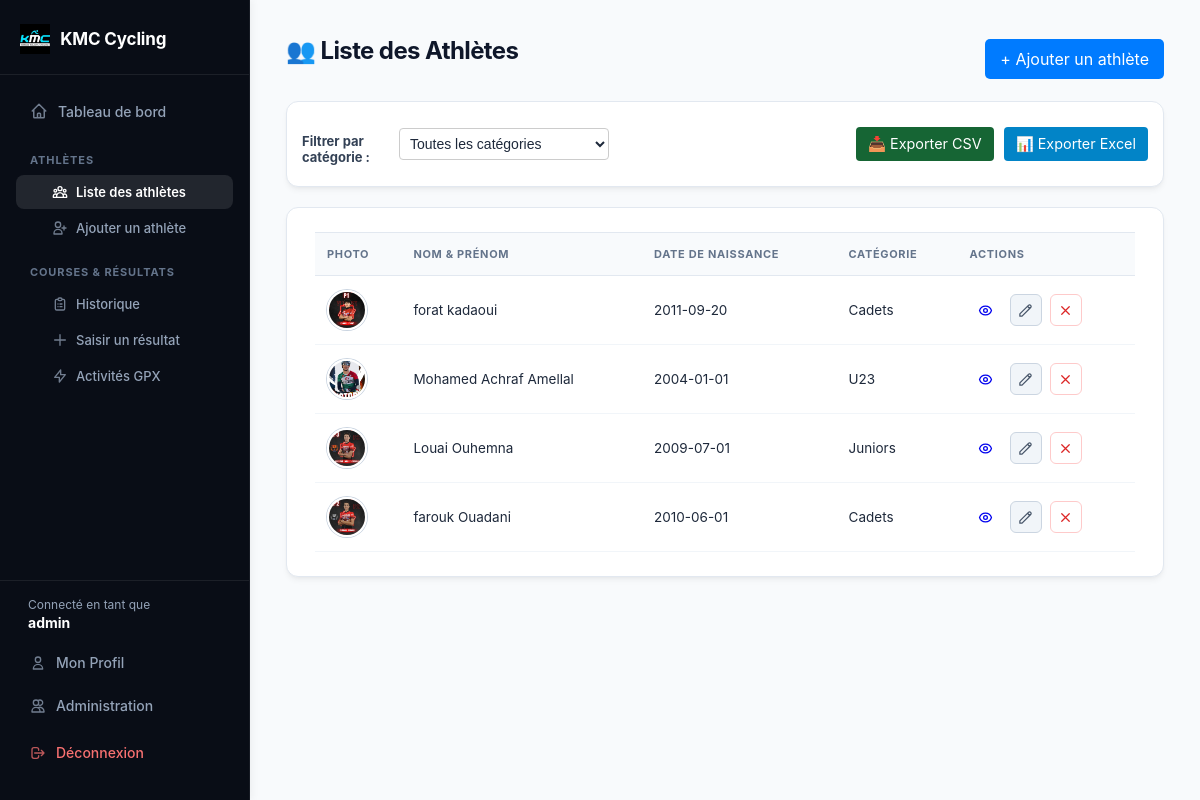
Page /athletes (signed in) on the committed database.
### tables this page shows
CREATE TABLE athletes (
            id INTEGER PRIMARY KEY AUTOINCREMENT,
            nom TEXT NOT NULL,
            prenom TEXT NOT NULL,
            date_naissance TEXT,
            categorie TEXT,
            nom_fichier TEXT
        , user_id INTEGER);

### app.py (the view)
@app.route("/athletes")
def liste_athletes():
    categorie = request.args.get("categorie", "")
    conn = get_db_connection()
    if categorie:
        athletes = conn.execute(
            "SELECT * FROM athletes WHERE categorie = ?", (categorie,)
        ).fetchall()
    else:
        athletes = conn.execute("SELECT * FROM athletes").fetchall()
    conn.close()
    return render_template(
        "athletes.html",
        athletes=athletes,
        categorie_selectionnee=categorie,
        categories=CATEGORIES,
    )

### app.py (called while the page is built)
def get_db_connection():
    conn = sqlite3.connect("cyclisme.db")
    conn.row_factory = sqlite3.Row
    conn.execute("PRAGMA foreign_keys = ON;")
    return conn

@app.after_request
def add_header(response):
    response.headers["Cache-Control"] = (
        "no-cache, no-store, must-revalidate, post-check=0, pre-check=0, max-age=0"
    )
    response.headers["Pragma"] = "no-cache"
    response.headers["Expires"] = "-1"
    return response

### templates/athletes.html (shortened to what this page needs)
<!DOCTYPE html>
<html lang="fr">
<head>
    <link rel="stylesheet" href="{{ url_for('static', filename='style.css') }}">
</head>
<body>
    <div class="app-layout">
        {% include 'sidebar.html' %}
        <main class="content">
            <div class="container">
                <div style="display: flex; justify-content: space-between; align-items: center; margin-bottom: 20px;">
                    <h1>👥 Liste des Athlètes</h1>
                    {% if session.get('role') == 'admin' %}
                        <a href="{{ url_for('ajouter_athlete') }}" class="btn btn-primary" style="padding: 10px 15px; background: #007bff; color: white; text-decoration: none; border-radius: 5px;">+ Ajouter un athlète</a>
                    {% endif %}
                </div>
                <div class="card" style="margin-bottom: 20px; padding: 15px;">
                    <form method="GET" action="{{ url_for('liste_athletes') }}" style="display: flex; gap: 15px; align-items: center; flex-wrap: wrap;">
                        <div style="display: flex; align-items: center; gap: 8px;">
                            <label for="categorie" style="font-weight: bold;">Filtrer par catégorie :</label>
                            <select name="categorie" id="categorie" class="form-control" style="padding: 6px; border-radius: 4px; border: 1px solid #ccc;" onchange="this.form.submit()">
                                <option value="">Toutes les catégories</option>
                            </select>
                        </div>
                        <div style="margin-left: auto; display: flex; gap: 10px;">
                            <a href="{{ url_for('export_athletes_csv', categorie=categorie_selectionnee) }}" class="btn" style="background: #166534; color: white; padding: 8px 12px; text-decoration: none; border-radius: 4px; font-size: 0.9rem;">📥 Exporter CSV</a>
                            <a href="{{ url_for('export_athletes_excel', categorie=categorie_selectionnee) }}" class="btn" style="background: #0284c7; color: white; padding: 8px 12px; text-decoration: none; border-radius: 4px; font-size: 0.9rem;">📊 Exporter Excel</a>
                        </div>
                    </form>
                </div>
                <div class="card">
                    <table>
                        <thead>
                            <tr>
                                <th>Photo</th>
                                <th>Nom & Prénom</th>
                                <th>Date de naissance</th>
                                <th>Catégorie</th>
                                <th>Actions</th>
                            </tr>
                        </thead>
                        <tbody>
                            {% for a in athletes %}
                            <tr>
                                <td>
                                    {% if a.nom_fichier %}
                                        <img src="{{ url_for('static', filename='uploads/' + a.nom_fichier) }}" class="avatar-athlete">
                                    {% else %}
                                        <span class="avatar-placeholder">{{ a.prenom[0] }}{{ a.nom[0] }}</span>
                                    {% endif %}
                                </td>
                                <td>{{ a.prenom }} {{ a.nom }}</td>
                                <td>{{ a.date_naissance or '-' }}</td>
                                <td>{{ a.categorie or '-' }}</td>
                                <td>
                                    <div class="groupe-actions">
                                        <a href="{{ url_for('profil_athlete', id=a.id) }}" class="btn-icone btn-voir" title="Voir le profil">
                                        </a>
                                        {% if session.get('role') == 'admin' %}
                                            <a href="{{ url_for('modifier_athlete', id=a.id) }}" class="btn-icone btn-modifier" title="Modifier">
                                                <svg width="15" height="15" fill="none" stroke="currentColor" stroke-width="2" viewBox="0 0 24 24"><path stroke-linecap="round" stroke-linejoin="round" d="M15.232 5.232l3.536 3.536m-2.036-5.036a2.5 2.5 0 113.536 3.536L6.5 21.036H3v-3.572L16.732 3.732z"/></svg>
                                            </a>
                                            <form action="{{ url_for('supprimer_athlete', id=a.id) }}" method="POST" onsubmit="return confirm('Voulez-vous vraiment supprimer cet athlète ?');" style="display:inline;">
                                                <button type="submit" class="btn-icone btn-supprimer" title="Supprimer">
                                                    <svg width="15" height="15" fill="none" stroke="currentColor" stroke-width="2" viewBox="0 0 24 24"><path stroke-linecap="round" stroke-linejoin="round" d="M6 18L18 6M6 6l12 12"/></svg>
                                                </button>
                                            </form>
                                        {% endif %}
                                    </div>
                                </td>
                            </tr>
                            {% endfor %}
                        </tbody>
                    </table>
                </div>
            </div>
        </main>
    </div>
</body>
</html>

### static/style.css (style rules this page uses)
* { box-sizing: border-box; }
body { font-family: -apple-system, BlinkMacSystemFont, "Segoe UI", Roboto, Helvetica, Arial, sans-serif; background: #f8fafc; margin: 0; padding: 0; color: #1e293b; -webkit-font-smoothing: antialiased; }
h1 { margin-top: 0; font-size: 24px; font-weight: 700; color: #0f172a; letter-spacing: -0.025em; }
.app-layout { display: flex; min-height: 100vh; }
.content { flex: 1; padding: 36px; min-width: 0; }
.container { max-width: 1040px; margin: 0 auto; }
.card { background: #ffffff; border-radius: 12px; padding: 24px 28px; box-shadow: 0 4px 6px -1px rgba(0, 0, 0, 0.05), 0 2px 4px -2px rgba(0, 0, 0, 0.05); border: 1px solid #e2e8f0; }
label { display: block; font-size: 13px; font-weight: 600; margin-top: 16px; margin-bottom: 6px; color: #334155; }
input, select { width: 100%; padding: 10px 14px; border: 1px solid #cbd5e1; border-radius: 8px; font-size: 14px; background-color: #ffffff; color: #1e293b; transition: border-color 0.2s, box-shadow 0.2s; }
button { margin-top: 20px; background: #dc2626; color: white; border: none; padding: 11px 20px; border-radius: 8px; font-weight: 600; cursor: pointer; font-size: 14px; transition: background-color 0.2s, transform 0.05s; }
table { width: 100%; border-collapse: collapse; font-size: 13.5px; }
th, td { text-align: left; padding: 14px 12px; border-bottom: 1px solid #f1f5f9; vertical-align: middle; }
th { color: #64748b; font-size: 11px; text-transform: uppercase; letter-spacing: 0.06em; font-weight: 700; background-color: #f8fafc; border-top: 1px solid #e2e8f0; border-bottom: 1px solid #e2e8f0; }
.groupe-actions { display: flex; align-items: center; gap: 8px; }
.groupe-actions form { margin: 0; display: inline-flex; align-items: center; }
.groupe-actions button.btn-icone { margin-top: 0 !important; }
.btn-icone { display: inline-flex; align-items: center; justify-content: center; width: 32px; height: 32px; border-radius: 6px; border: 1px solid transparent; cursor: pointer; text-decoration: none; transition: all 0.2s ease; }
.btn-icone.btn-modifier { background-color: #f1f5f9; color: #475569; border-color: #cbd5e1; }
.btn-icone.btn-supprimer { background-color: #ffffff; color: #dc2626; border-color: #fecaca; padding: 0; }
.avatar-athlete, .photo-athlete, table img, .table-athletes img, .liste-athletes img { width: 40px !important; height: 40px !important; min-width: 40px; min-height: 40px; border-radius: 50%; object-fit: cover; border: 2px solid #ffffff; box-shadow: 0 0 0 1px #cbd5e1; display: inline-block; vertical-align: middle; }

### rows in the picture
athletes: nom_fichier (picture), prenom "forat", nom "kadaoui", date_naissance "2011-09-20", categorie "Cadets"
athletes: nom_fichier (picture), prenom "Mohamed Achraf", nom "Amellal", date_naissance "2004-01-01", categorie "U23"
athletes: nom_fichier (picture), prenom "Louai", nom "Ouhemna", date_naissance "2009-07-01", categorie "Juniors"
athletes: nom_fichier (picture), prenom "farouk", nom "Ouadani", date_naissance "2010-06-01", categorie "Cadets"

### other values in the picture
{{ session.get('username', 'Utilisateur') }} "admin"
